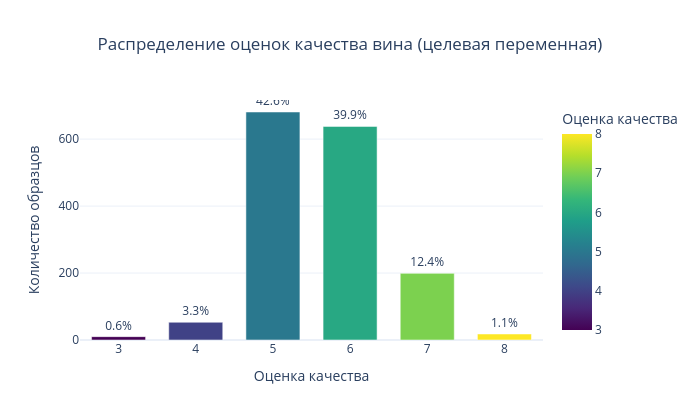

Source (notebook cell):
### Markdown cell above
### 2.1 Дисбаланс классов

### Code cell
quality_counts = df['quality'].value_counts().sort_index().reset_index()
quality_counts.columns = ['quality', 'count']
quality_counts['pct'] = (quality_counts['count'] / len(df) * 100).round(1)

fig = px.bar(
    quality_counts, x='quality', y='count',
    text=quality_counts['pct'].apply(lambda x: f'{x}%'),
    color='quality', color_continuous_scale='Viridis',
    title='Распределение оценок качества вина (целевая переменная)',
    labels={'quality': 'Оценка качества', 'count': 'Количество образцов'},
    width=700, height=420,
)
fig.update_traces(textposition='outside')
fig.update_layout(
    title={'x': 0.5, 'xanchor': 'center'},
    showlegend=False, bargap=0.3,
)
fig.show()

print('Распределение классов:')
print(quality_counts.to_string(index=False))

### Figure 1 — Plotly figure (JSON) as saved in the notebook; plotly's stock layout.template omitted (floating-point values rounded to 4 significant figures)
{"data": [{"hovertemplate": "Оценка качества=%{marker.color}<br>Количество образцов=%{y}<br>text=%{text}<extra></extra>", "legendgroup": "", "marker": {"color": [3, 4, 5, 6, 7, 8], "coloraxis": "coloraxis", "pattern": {"shape": ""}}, "name": "", "orientation": "v", "showlegend": false, "text": ["0.6%", "3.3%", "42.6%", "39.9%", "12.4%", "1.1%"], "textposition": "outside", "type": "bar", "x": [3, 4, 5, 6, 7, 8], "xaxis": "x", "y": [10, 53, 681, 638, 199, 18], "yaxis": "y"}], "layout": {"bargap": 0.3, "barmode": "relative", "coloraxis": {"colorbar": {"title": {"text": "Оценка качества"}}, "colorscale": [[0, "#440154"], [0.1111, "#482878"], [0.2222, "#3e4989"], [0.3333, "#31688e"], [0.4444, "#26828e"], [0.5556, "#1f9e89"], [0.6667, "#35b779"], [0.7778, "#6ece58"], [0.8889, "#b5de2b"], [1, "#fde725"]]}, "height": 420, "legend": {"tracegroupgap": 0}, "showlegend": false, "title": {"text": "Распределение оценок качества вина (целевая переменная)", "x": 0.5, "xanchor": "center"}, "width": 700, "xaxis": {"anchor": "y", "domain": [0, 1], "title": {"text": "Оценка качества"}}, "yaxis": {"anchor": "x", "domain": [0, 1], "title": {"text": "Количество образцов"}}}}
